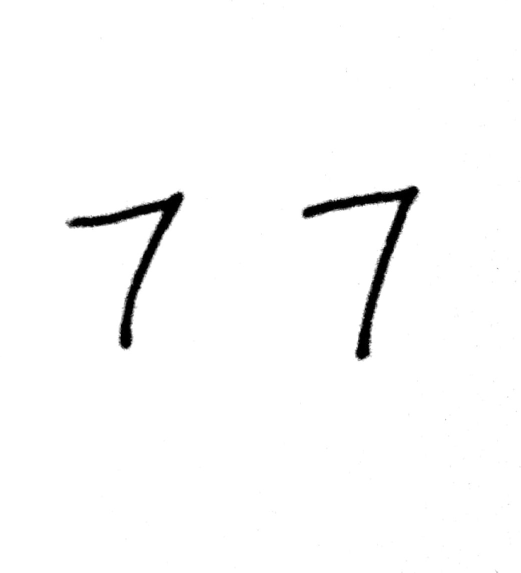
#> input picture images/Test_Case8.jpg, 1042 x 1145 px, found by its file name (shown at 1/2 size)
$ jupyter execute --allow-errors Detection.ipynb
#> lines starting #> are read from the running program, lines starting #| are printed output that depends on the picture; after the words box and inside, x2 and y2 are one past the last pixel; in counts of white or black regions, pixels touching at a corner belong together
[cell 1]
import cv2
import joblib
import numpy as np
import matplotlib.pyplot as plt
from sklearn.svm import SVC
from sklearn import datasets
from skimage.feature import hog

Training & Fitting the Model

#> (a cell that did not finish here is left out)

#> (a cell that did not finish here is left out)

#> (a cell that did not finish here is left out)

[cell 5]
# Extracting the HOG features of the images in the training set for fitting into the model

hog_list = []
#> (the rest of this cell did not finish here and is left out)

[cell 6]
# Fitting the training dataset into a Support Vector Classifier

svm = SVC(kernel='rbf')
#> (the rest of this cell did not finish here and is left out)

[cell 7]
# Storing the fitted model on the disk

#joblib.dump(svm,"digits_prediction_svm.pkl")

### Testing Our Model ###

[cell 8]
# Loading back our model & Loading our test image for prediction

#svm = joblib.load("digits_prediction_svm.pkl")

image = cv2.imread("Test_Case8.jpg")
#> image is the input picture: shape (1145, 1042, 3); min 0, max 255, mean 250.2
cv2.imshow("Test Image",image)
cv2.waitKey()

[cell 9]
# Pre-Processing of the test image to make it suitable for our ML model to make predictions accurately

gray_image = cv2.cvtColor(image,cv2.COLOR_BGR2GRAY)
gray_image = cv2.GaussianBlur(gray_image, (5,5), 0)
thresh_return, image_thresh = cv2.threshold(gray_image, 100, 255, cv2.THRESH_BINARY_INV)
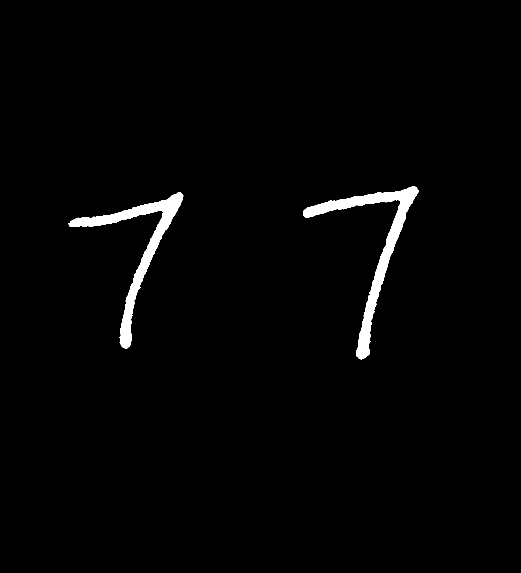
#> image_thresh: shape (1145, 1042) (shown at 1/2 size); 1.7% white; 2 white regions

contours, cont_return = cv2.findContours(image_thresh.copy(), cv2.RETR_EXTERNAL, cv2.CHAIN_APPROX_SIMPLE)
#> contours = 2 contours; box (x1, y1, x2, y2) and area: (606, 373, 837, 719) 10362, (137, 385, 367, 697) 9354; cont_return = [[1, -1, -1, -1], [-1, 0, -1, -1]]
rectangles = [cv2.boundingRect(cntr) for cntr in contours]
#> rectangles = [(137, 385, 230, 312), (606, 373, 231, 346)]

cv2.imshow("Image After Pre-Processing",image_thresh)
cv2.waitKey()


$ run again, with images/Test_Case1.jpg copied over images/Test_Case8.jpg
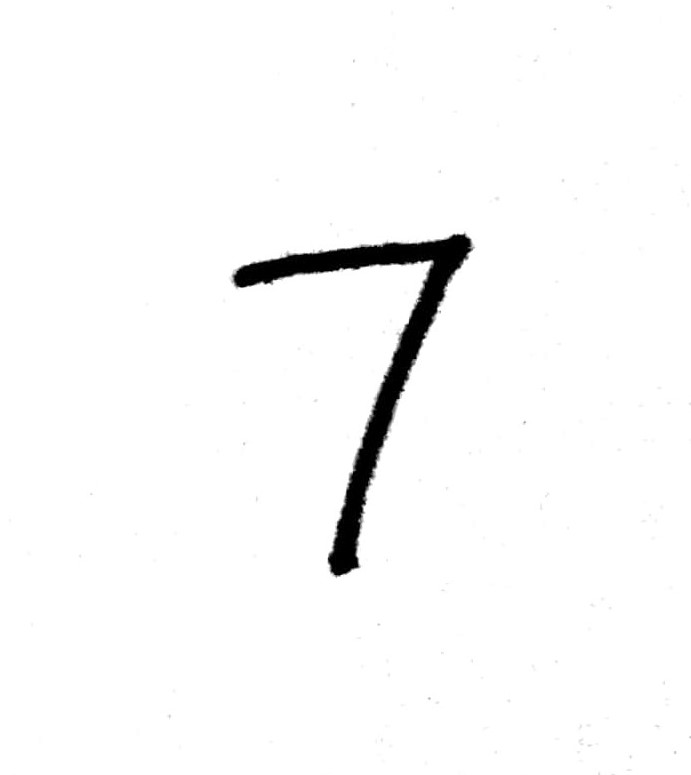
#> input picture images/Test_Case1.jpg, 691 x 775 px, found by its file name
#> image is the input picture: shape (775, 691, 3); min 0, max 255, mean 249.2
#> `thresh_return, image_thresh = cv2.threshold(gray_image, 100, 255, cv2...`:
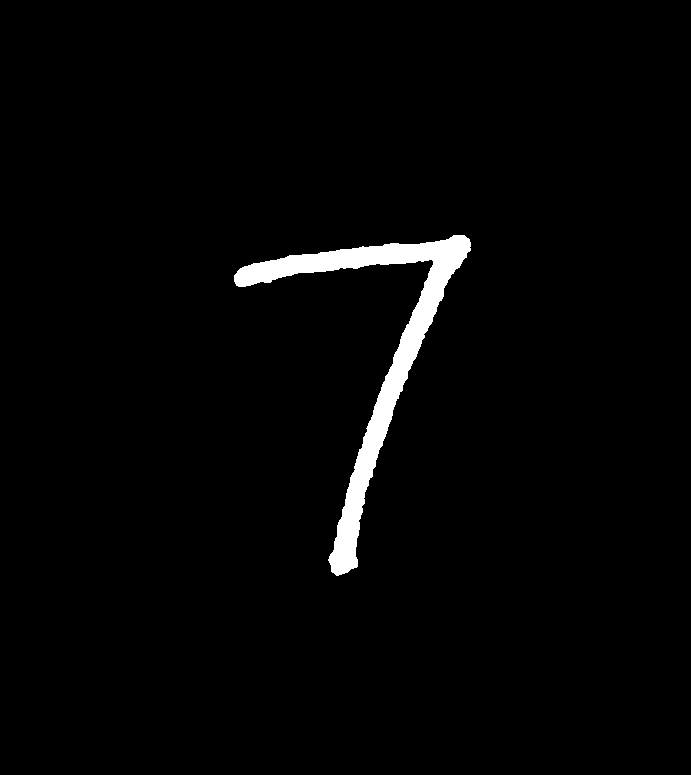
#> image_thresh: shape (775, 691); 2.2% white; 1 white region
#> contours = 1 contour; box (x1, y1, x2, y2) and area: (234, 235, 471, 576) 10991; cont_return = [[-1, -1, -1, -1]]
#> rectangles = [(234, 235, 237, 341)]

$ run again, with images/Test_Case10.jpg copied over images/Test_Case8.jpg
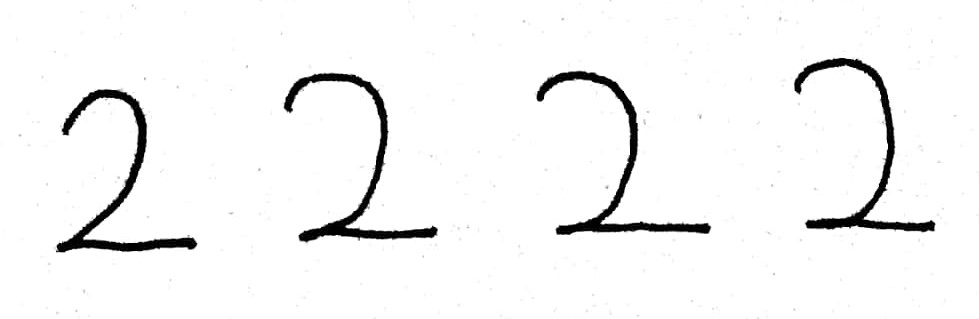
#> input picture images/Test_Case10.jpg, 979 x 319 px, found by its file name
#> image is the input picture: shape (319, 979, 3); min 0, max 255, mean 244.7
#> `thresh_return, image_thresh = cv2.threshold(gray_image, 100, 255, cv2...`:
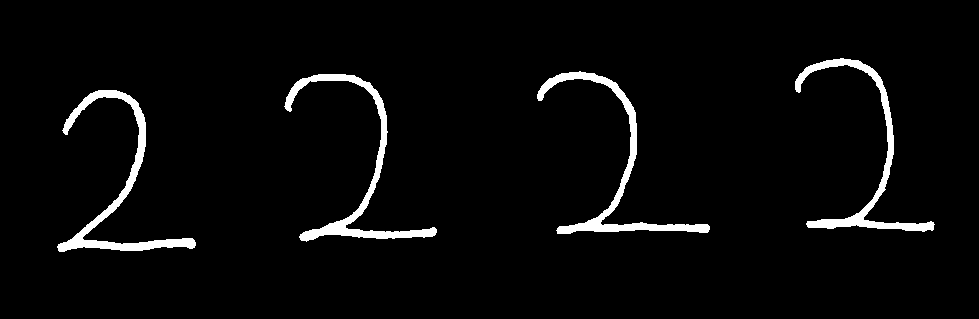
#> image_thresh: shape (319, 979); 3.7% white; 4 white regions
#> contours = 4 contours; box (x1, y1, x2, y2) and area: (57, 90, 196, 252) 2636, (284, 74, 437, 242) 2505, (537, 71, 710, 234) 2482, (795, 58, 935, 232) 2314; cont_return = [[1, -1, -1, -1], [2, 0, -1, -1], [3, 1, -1, -1], [-1, 2, -1, -1]]
#> rectangles = [(57, 90, 139, 162), (284, 74, 153, 168), (537, 71, 173, 163), (795, 58, 140, 174)]

$ run again, with images/Test_Case2.jpg copied over images/Test_Case8.jpg
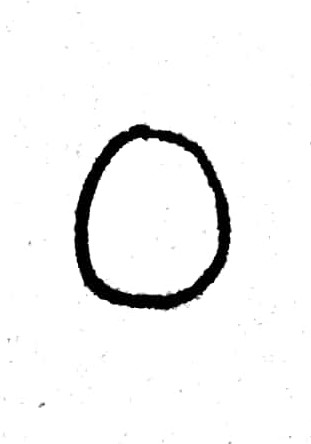
#> input picture images/Test_Case2.jpg, 311 x 444 px, found by its file name
#> image is the input picture: shape (444, 311, 3); min 0, max 255, mean 243.1
#> `thresh_return, image_thresh = cv2.threshold(gray_image, 100, 255, cv2...`:
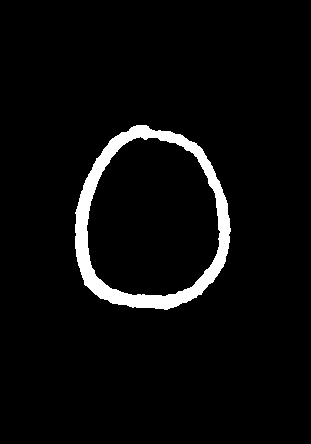
#> image_thresh: shape (444, 311); 4.3% white; 1 white region
#> contours = 1 contour; box (x1, y1, x2, y2) and area: (75, 125, 231, 310) 22456; cont_return = [[-1, -1, -1, -1]]
#> rectangles = [(75, 125, 156, 185)]
